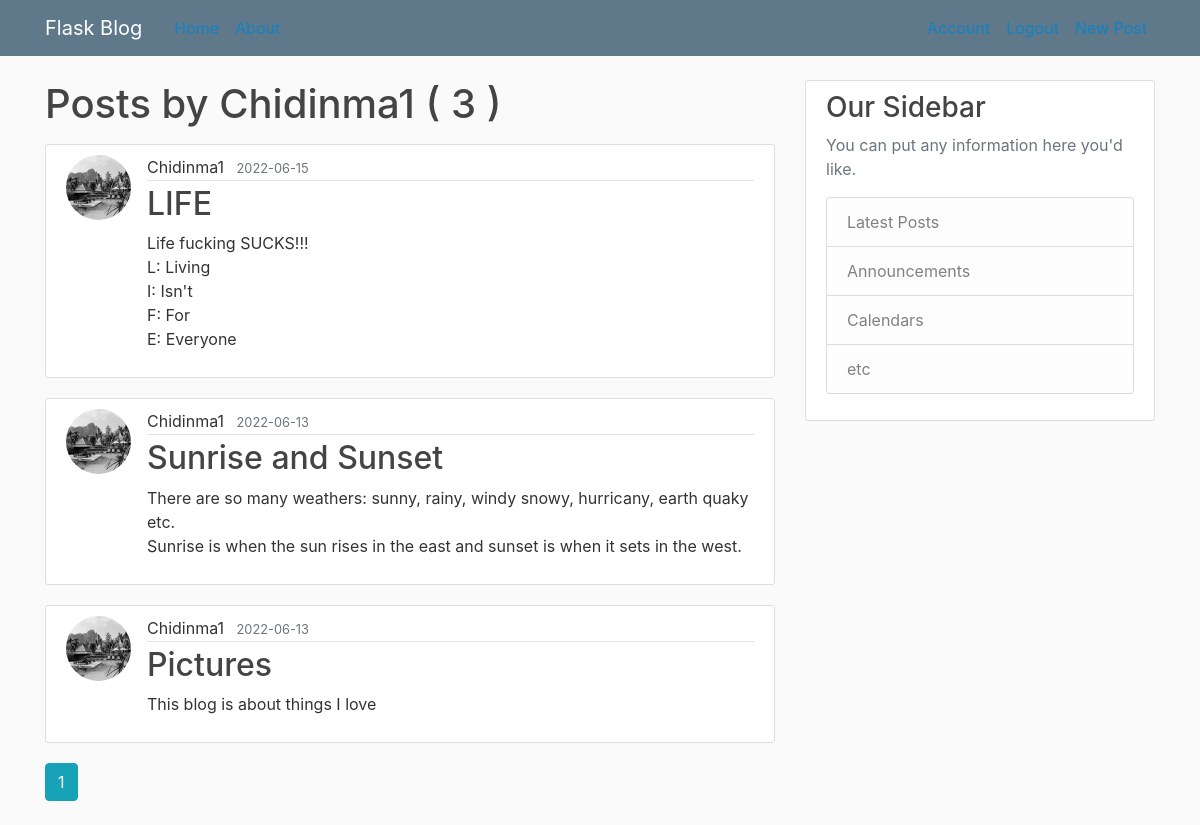
Page /user/Chidinma1 (signed in) on the committed database.
### flaskblog/models.py (models this page shows, shortened)
class User(db.Model, UserMixin):
    id = db.Column(db.Integer, primary_key=True)
    username = db.Column(db.String(20), unique=True, nullable=False)
    email = db.Column(db.String(120), unique=True, nullable=False)
    image_file = db.Column(db.String(20), nullable=False, default='default.jpg')
    password = db.Column(db.String(60), nullable=False)
    posts = db.relationship('Post', backref='author', lazy=True) #Post is name of relationship class

class Post(db.Model):
    id = db.Column(db.Integer, primary_key=True)
    title = db.Column(db.String(100), nullable=False)
    date = db.Column(db.DateTime, nullable=False, default=datetime.utcnow)
    content = db.Column(db.Text, nullable=False)
    user_id = db.Column(db.Integer, db.ForeignKey('user.id'), nullable=False)

### flaskblog/users/routes.py (the view)
@users.route("/user/<string:username>")
def user_posts(username):
    page = request.args.get('page', 1, type=int)
    user = User.query.filter_by(username=username).first_or_404()
    posts = Post.query.filter_by(author=user)\
        .order_by(Post.date.desc()).paginate(page=page, per_page=3)
    return render_template('user_posts.html', posts=posts, user=user)

### flaskblog/models.py (called while the page is built)
@login_manager.user_loader
def load_user(user_id):
    return User.query.get(int(user_id))

### flaskblog/templates/user_posts.html
{% extends "layout.html" %}
{% block content %}
<h1 class="mb-3">Posts by {{user.username}} ( {{posts.total}} )</h1>
    {% for post in posts.items %}
        <article class="media content-section">
          <img class="rounded-circle article-img" src="{{ url_for('static', filename='profile_pics/' + post.author.image_file) }}">
          <div class="media-body">
            <div class="article-metadata">
              <a class="mr-2">{{ post.author.username }}</a>
              <small class="text-muted">{{ post.date.strftime('%Y-%m-%d') }}</small>
            </div>
            <h2><a class="article-title" href="{{url_for('posts.post', post_id=post.id)}}">{{ post.title }}</a></h2>
            <p class="article-content">{{ post.content }}</p>
          </div>
        </article>
    {% endfor %}
    {% for page_num in posts.iter_pages(left_edge=1, right_edge=1, left_current=1, right_current=2) %}
      {% if page_num %}
        {% if posts.page == page_num %}
          <a class="btn btn-info mb-4" href="{{url_for('users.user_posts', username=user.username, page=page_num)}}">{{page_num}}</a>
        {% else %}
          <a class="btn btn-outline-info mb-4" href="{{url_for('users.user_posts', username=user.username, page=page_num)}}">{{page_num}}</a>
         {% endif %}
      {% else %}
      ...
      {% endif %}
    {% endfor %}
{% endblock content %}

### flaskblog/static/main.css (style rules this page uses)
body { background: #fafafa; color: #333333; margin-top: 5rem; }
h1, h2, h3, h4, h5, h6 { color: #444444; }
.content-section { background: #ffffff; padding: 10px 20px; border: 1px solid #dddddd; border-radius: 3px; margin-bottom: 20px; }
.article-title { color: #444444; }
.article-content { white-space: pre-line; }
.article-img { height: 65px; width: 65px; margin-right: 16px; }
.article-metadata { padding-bottom: 1px; margin-bottom: 4px; border-bottom: 1px solid #e3e3e3 }

### rows in the picture
User: username "Chidinma1"
Post: image_file (picture), author.username "Chidinma1", date "2022-06-15", title "LIFE", content "Life fucking SUCKS!!! L: Living I: Isn't F: For E: Everyone"
Post: image_file (picture), author.username "Chidinma1", date "2022-06-13", title "Sunrise and Sunset", content "There are so many weathers: sunny, rainy, windy snowy, hurricany, earth quaky etc. Sunrise is when the sun rises in the east and sunset is when it sets in the west."
Post: image_file (picture), author.username "Chidinma1", date "2022-06-13", title "Pictures", content "This blog is about things I love"

### other values in the picture
{{ posts.total }} "3"
{{ page_num }} "1"
